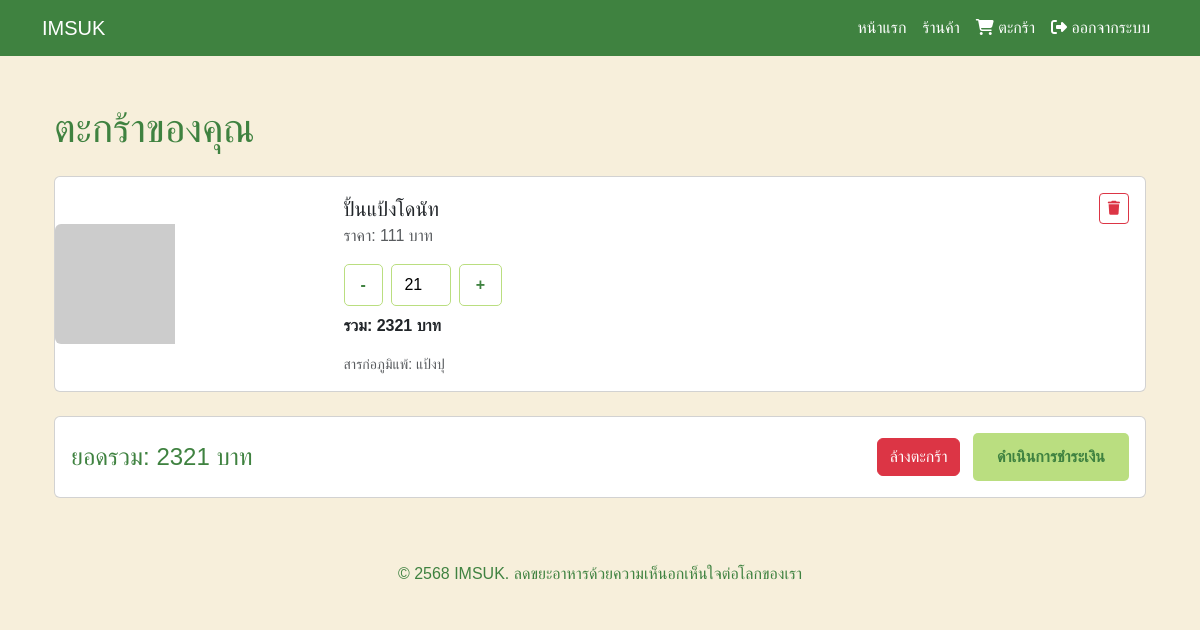
The page /cart/ (signed in) on the database as committed earlier.
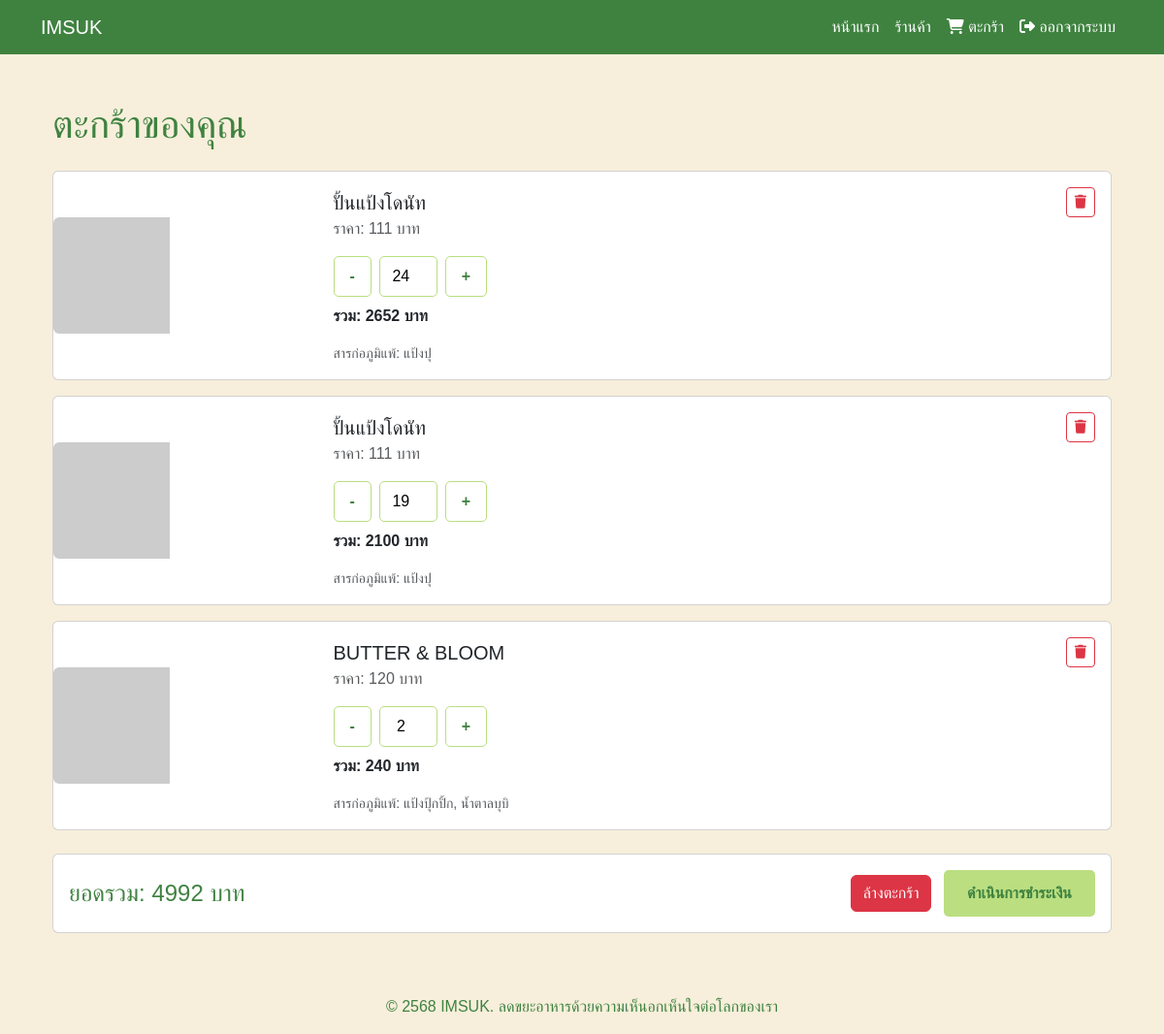
The same page on the database as committed later.
### myapp/models.py (models this page shows, shortened)
class Cart(models.Model):
    session_key = models.CharField(max_length=40, null=True, blank=True)
    user = models.ForeignKey(User, on_delete=models.CASCADE)
    store = models.ForeignKey(Store, on_delete=models.CASCADE)
    quantity = models.PositiveIntegerField(default=1)
    created_at = ThailandTimeField(auto_now_add=True)
    @property
    def total_discounted_price(self):
        return self.store.discounted_price * self.quantity

class Store(models.Model):
    id = models.UUIDField(primary_key=True, default=uuid.uuid4, editable=False)
    name = models.CharField(max_length=255)
    description = models.TextField()
    additional_details = models.TextField(
        blank=True,
        help_text="Additional details, e.g., food waste reduction or store policies"
    )
    price = models.FloatField(validators=[MinValueValidator(0.0)])
    discount_percentage = models.FloatField(
        validators=[MinValueValidator(0.0), MaxValueValidator(100.0)],
        default=0.0,
        help_text="Discount percentage (0-100%)"
    )
    quantity_available = models.PositiveIntegerField()
    available_from = models.TimeField(
        help_text="Store opening time (e.g., 12:00)"
    )
    available_until = models.TimeField(
        help_text="Store closing time (e.g., 20:00)"
    )
    is_active = models.BooleanField(default=True)
    store_image = models.ImageField(upload_to='store_images/', null=True, blank=True)
    additional_images = models.JSONField(
        default=list,
        blank=True,
        help_text="List of URLs or paths for additional images"
    )
    allergen_ingredients = models.TextField(
        blank=True,
        help_text="Ingredients that may cause allergies (e.g., nuts, gluten)"
    )
    @property
    def discounted_price(self):
        return self.price * (1 - (self.discount_percentage or 0) / 100)
    class Meta:
        verbose_name = "Store"
        verbose_name_plural = "Stores"

### myapp/views.py (the view, shortened to what this page needs)
# urls.py: path('cart/', views.cart, name='cart'),
def cart(request):
    if not request.user.is_authenticated:
        messages.warning(request, "กรุณาล็อกอินเพื่อดูตะกร้าสินค้า")
        return redirect('login')
    cart_items = Cart.objects.filter(user=request.user)
    total_price = sum(item.total_discounted_price or 0 for item in cart_items)
    for item in cart_items:
        item.allergens = item.store.allergen_ingredients.split(',') if item.store.allergen_ingredients else []
    return render(request, 'cart.html', {
        'cart_items': cart_items,
        'total_price': total_price
    })

### myapp/templates/cart.html (shortened to what this page needs)
{% extends 'base.html' %}
{% load static %}
{% block content %}
<div class="container my-5">
    <h1 class="cart-title mb-4">ตะกร้าของคุณ</h1>
    <div class="toast-container position-fixed top-0 end-0 p-3">
    </div>
    {% if cart_items %}
    <div class="cart-container">
        {% for item in cart_items %}
        <div class="cart-item card mb-3">
            <div class="row g-0 align-items-center">
                <div class="col-md-3 col-4">
                    <img src="{{ item.store.image.url|default:'https://via.placeholder.com/150' }}" class="img-fluid rounded-start" alt="{{ item.store.name }}" style="max-height: 120px; object-fit: cover;">
                </div>
                <div class="col-md-9 col-8">
                    <div class="card-body">
                        <div class="d-flex justify-content-between align-items-center">
                            <h5 class="card-title mb-0">{{ item.store.name }}</h5>
                            <button class="btn btn-sm btn-outline-danger delete-item" data-store-id="{{ item.store.id }}"><i class="fas fa-trash"></i></button>
                        </div>
                        <p class="card-text text-muted">ราคา: {{ item.store.discounted_price|floatformat:0 }} บาท</p>
                        <div class="d-flex align-items-center my-2">
                            <button class="btn btn-outline-imsuk decrease-quantity" data-store-id="{{ item.store.id }}">-</button>
                            <input type="number" class="quantity-input mx-2" value="{{ item.quantity }}" min="1" max="{{ item.store.quantity_available|default:9999 }}" readonly>
                            <button class="btn btn-outline-imsuk increase-quantity" data-store-id="{{ item.store.id }}">+</button>
                        </div>
                        <p class="card-text fw-bold">รวม: {{ item.total_discounted_price|floatformat:0 }} บาท</p>
                        {% if item.allergens %}
                        <p class="card-text text-muted small">สารก่อภูมิแพ้: {{ item.allergens|join:", " }}</p>
                        {% endif %}
                    </div>
                </div>
            </div>
        </div>
        {% endfor %}
        <div class="cart-summary card p-3 mt-4">
            <div class="d-flex justify-content-between align-items-center">
                <h4 class="mb-0">ยอดรวม: {{ total_price|floatformat:0 }} บาท</h4>
                <div>
                    <button class="btn btn-danger me-2" data-bs-toggle="modal" data-bs-target="#clearCartModal">ล้างตะกร้า</button>
                    <a href="{% url 'checkout' %}" class="btn btn-imsuk">ดำเนินการชำระเงิน</a>
                </div>
            </div>
        </div>
    </div>
    {% else %}
    <div class="text-center py-5">
        <i class="fas fa-shopping-cart fa-3x text-muted mb-3"></i>
        <p class="text-muted">ตะกร้าของคุณว่างเปล่า</p>
        <a href="{% url 'store_list' %}" class="btn btn-imsuk">ไปที่ร้านค้า</a>
    </div>
    {% endif %}
</div>
{% endblock %}

### myapp/templates/base.html (shortened to what this page needs)
{% load static %}
<!DOCTYPE html>
<html lang="th">
<head>
    <link href="https://cdn.jsdelivr.net/npm/bootstrap@5.3.0/dist/css/bootstrap.min.css" rel="stylesheet">
    <link rel="stylesheet" href="{% static 'css/styles.css' %}">
    <link rel="stylesheet" href="https://cdnjs.cloudflare.com/ajax/libs/font-awesome/6.5.1/css/all.min.css" />
    <link rel="stylesheet" href="https://cdnjs.cloudflare.com/ajax/libs/animate.css/4.1.1/animate.min.css" />
</head>
<body>
    <nav class="navbar navbar-expand-lg" style="background-color: var(--imsuk-primary);">
        <div class="container">
            <a class="navbar-brand text-white" href="{% url 'home' %}">IMSUK</a>
            <div class="collapse navbar-collapse" id="navbarNav">
                <ul class="navbar-nav ms-auto">
                    <li class="nav-item">
                        <a class="nav-link text-white" href="{% url 'home' %}">หน้าแรก</a>
                    </li>
                    <li class="nav-item">
                        <a class="nav-link text-white" href="{% url 'store_list' %}">ร้านค้า</a>
                    </li>
                    {% if user.is_authenticated %}
                        <li class="nav-item">
                            <a class="nav-link text-white cart-link" href="{% url 'cart' %}">
                                <i class="fas fa-shopping-cart"></i> ตะกร้า
                            </a>
                        </li>
                        <li class="nav-item">
                            <a class="nav-link text-white" href="{% url 'account_logout' %}"><i class="fas fa-sign-out-alt"></i> ออกจากระบบ</a>
                        </li>
                    {% endif %}
                </ul>
            </div>
        </div>
    </nav>
    <main class="container my-4">
        {% block content %}
        {% endblock %}
    </main>
    <footer class="text-center py-3" style="background-color: var(--imsuk-bg);">
        <p class="mb-0" style="color: var(--imsuk-primary);">© 2568 IMSUK. ลดขยะอาหารด้วยความเห็นอกเห็นใจต่อโลกของเรา</p>
    </footer>
</body>
</html>

### myapp/static/css/styles.css (style rules this page uses)
:root { --imsuk-primary: #3F8240; --imsuk-secondary: #BADE80; --imsuk-accent: #FF69B4; --imsuk-bg: #F7EFDB; --imsuk-text: #333333; --imsuk-muted: #6c757d; }
body { background-color: var(--imsuk-bg); color: var(--imsuk-text); font-family: 'Prompt', Arial, sans-serif; }
h1, h2, h3, h4, h5, h6 { color: var(--imsuk-primary); }
.navbar { background-color: var(--imsuk-primary); }
.quantity-input { width: 60px; text-align: center; border: 1px solid var(--imsuk-secondary); border-radius: 5px; padding: 0.5rem; font-size: 1rem; }
.btn-imsuk { background-color: var(--imsuk-secondary); color: var(--imsuk-primary); border: none; padding: 0.75rem 1.5rem; font-weight: 600; border-radius: 5px; transition: background-color 0.3s ease, transform 0.2s ease; }
.btn-outline-imsuk { border: 1px solid var(--imsuk-secondary); color: var(--imsuk-primary); background-color: transparent; padding: 0.5rem 1rem; font-weight: 600; border-radius: 5px; transition: all 0.3s ease; }

Rows that differ between the two databases and show on the page:
changed Cart (number 1 of 3 on the later page): quantity "21" → "24"; total_discounted_price "2321" → "2652"
added Cart: store.name "ปั้นแป้งโดนัท", store.discounted_price "111", quantity "19", total_discounted_price "2100", allergens "แป้งปุ"
added Cart: store.name "BUTTER & BLOOM", store.discounted_price "120", quantity "2", total_discounted_price "240", allergens "แป้งปุ้กปิ้ก, น้ำตาลบุบิ"
Other text that changed with them:
{{ total_price|floatformat:0 }}: "2321" → "4992"
